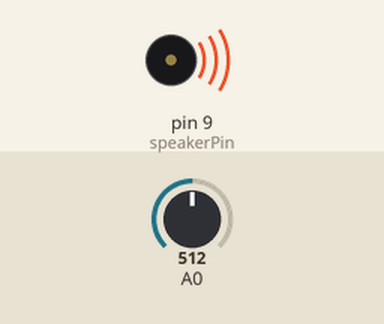
A sketch run on a simulated Arduino Uno, built with avr-gcc and run on an emulated ATmega328P. Shown: buzzer (waves = sounding). The test bench sets the inputs (shaded band); at power-on: A0 = 512.

Above: at 1.02 s.
1.7 s: A0 set to 0
At 2.24 s:
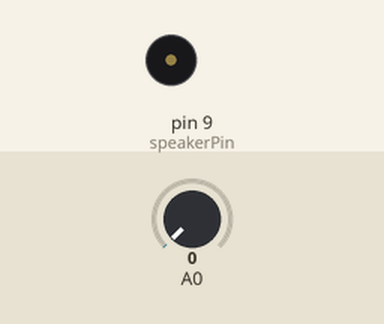
3.4 s: A0 set to 122
At 4.29 s:
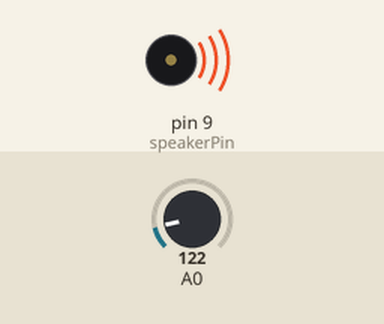
Timing chart, 0 to 12.9 s (numbered marks = the images above; inputs shaded):
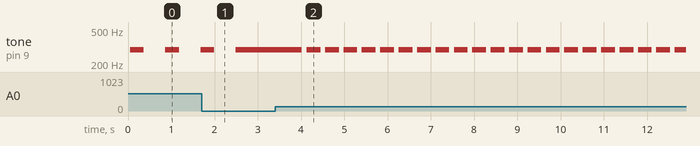

Measured:
- after the input at 1.7 s, tone on pin 9 (speakerPin): goes on until 2.5 s, then stays 293 Hz
- after the input at 3.4 s, tone on pin 9 (speakerPin): alternates 293 Hz for 0.32 s and silent for 0.11 s, starting after 0.61 s
- by itself, tone on pin 9 (speakerPin): alternates 293 Hz for 0.32 s and silent for 0.50 s

The sketch:

sirena2.ino
```cpp
/*************************************************************************************
**                                                                                  **
**             Aquest programa fa una lectura analgica del canal A0                 **
**             la lectura de la tensio determina la durada de la sirena             **
**                                                                                  **
*************************************************************************************/

//******  Includes  ******************************************************************


//******  Variables  *****************************************************************

const int speakerPin = 9;
int sensorValue = 0;


//******  Includes  ******************************************************************
void setup() {
  pinMode(speakerPin, OUTPUT);
}


//******  Loop  **********************************************************************
void loop() {
 sensorValue = analogRead(A0);
 playTone(1700, 300);
 delay(sensorValue);
}

//********** Funcions *************************************************************
void playTone(int tone, int duration) {
  for (long i = 0; i < duration * 1000L; i += tone * 2) {
    digitalWrite(speakerPin, HIGH);
    delayMicroseconds(tone);
    digitalWrite(speakerPin, LOW);
    delayMicroseconds(tone);
  }
}
```
